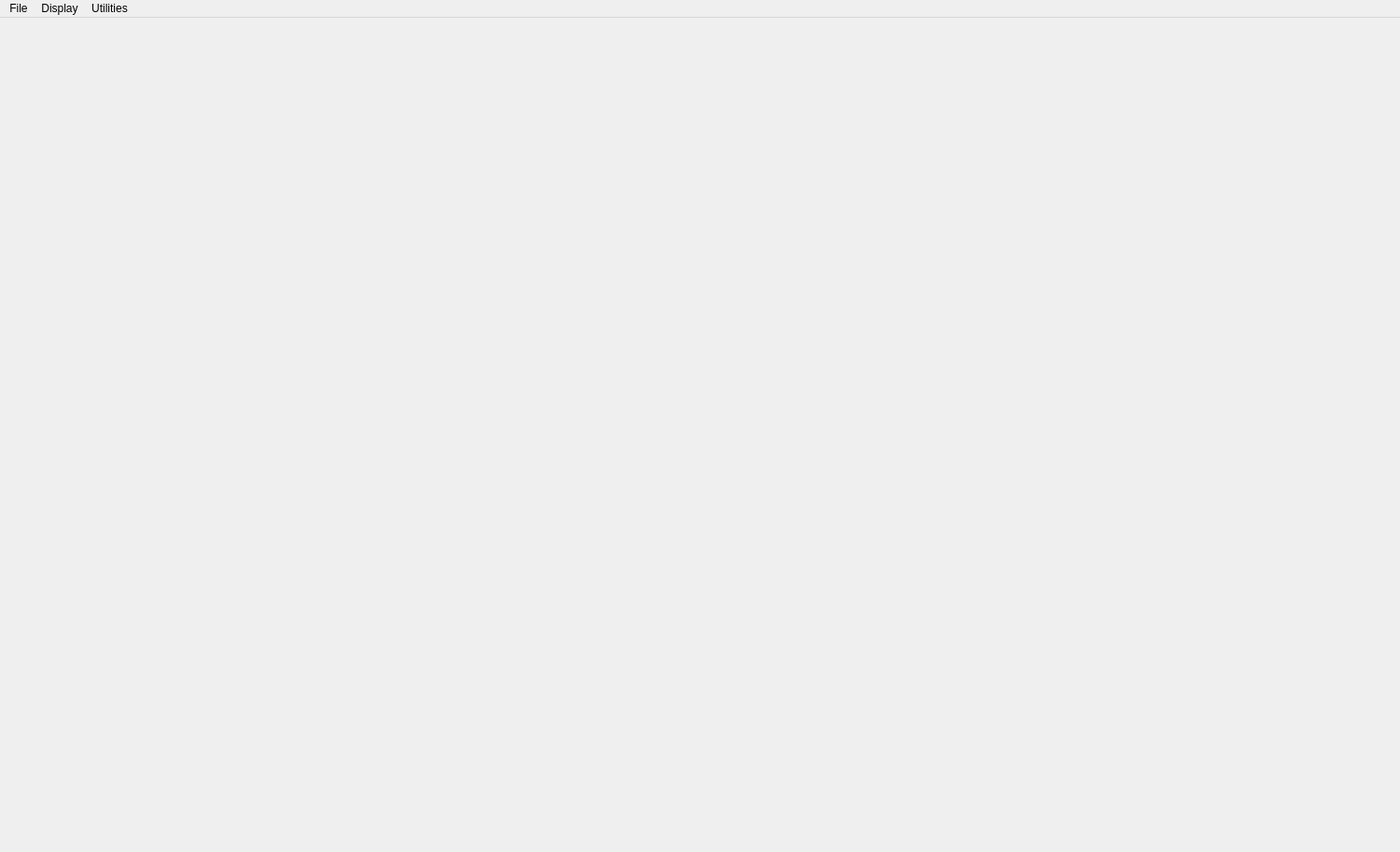
<?xml version="1.0" encoding="UTF-8"?>
<ui version="4.0">
 <class>MainWindow</class>
 <widget class="QMainWindow" name="MainWindow">
  <property name="geometry">
   <rect>
    <x>0</x>
    <y>0</y>
    <width>1500</width>
    <height>913</height>
   </rect>
  </property>
  <property name="windowTitle">
   <string>MainWindow</string>
  </property>
  <widget class="QWidget" name="centralwidget">
   <layout class="QHBoxLayout" name="horizontalLayout">
    <item>
     <widget class="QWidget" name="mplwindow" native="true">
      <property name="enabled">
       <bool>true</bool>
      </property>
      <property name="sizePolicy">
       <sizepolicy hsizetype="Expanding" vsizetype="Preferred">
        <horstretch>0</horstretch>
        <verstretch>0</verstretch>
       </sizepolicy>
      </property>
      <layout class="QVBoxLayout" name="mplvl"/>
     </widget>
    </item>
   </layout>
  </widget>
  <widget class="QMenuBar" name="menubar">
   <property name="geometry">
    <rect>
     <x>0</x>
     <y>0</y>
     <width>1500</width>
     <height>26</height>
    </rect>
   </property>
   <widget class="QMenu" name="menuFile">
    <property name="title">
     <string>File</string>
    </property>
    <addaction name="addData"/>
    <addaction name="saveSTN"/>
    <addaction name="saveDat"/>
    <addaction name="separator"/>
    <addaction name="readBase"/>
    <addaction name="save_base"/>
    <addaction name="separator"/>
    <addaction name="Save_plot"/>
    <addaction name="separator"/>
    <addaction name="geography"/>
    <addaction name="quitAction"/>
   </widget>
   <widget class="QMenu" name="plotMenu">
    <property name="title">
     <string>Display</string>
    </property>
    <addaction name="originalPlot"/>
    <addaction name="actualPlot"/>
    <addaction name="change_file"/>
    <addaction name="join"/>
    <addaction name="separator"/>
    <addaction name="plotLine"/>
    <addaction name="basePlot"/>
    <addaction name="medianPlot"/>
    <addaction name="plotGradient"/>
    <addaction name="plotGeo"/>
    <addaction name="plotGrid"/>
    <addaction name="plotLineaments"/>
    <addaction name="separator"/>
    <addaction name="zoom"/>
    <addaction name="zoom_Out"/>
    <addaction name="zoom_In"/>
    <addaction name="zoom_Initial"/>
    <addaction name="separator"/>
    <addaction name="changeQuantile"/>
    <addaction name="secondLine"/>
   </widget>
   <widget class="QMenu" name="Utilities">
    <property name="title">
     <string>Utilities</string>
    </property>
    <addaction name="originalData"/>
    <addaction name="cleanData"/>
    <addaction name="diurnalCorrection"/>
    <addaction name="medianJustify"/>
    <addaction name="gaussJustify"/>
    <addaction name="interpolate"/>
    <addaction name="fill"/>
    <addaction name="poleReduction"/>
    <addaction name="prolongation"/>
    <addaction name="tiltAngle"/>
    <addaction name="analytic"/>
    <addaction name="lineFFT"/>
    <addaction name="Spector_2D"/>
   </widget>
   <addaction name="menuFile"/>
   <addaction name="plotMenu"/>
   <addaction name="Utilities"/>
  </widget>
  <action name="actionPlot">
   <property name="text">
    <string>Display</string>
   </property>
  </action>
  <action name="actualPlot">
   <property name="enabled">
    <bool>true</bool>
   </property>
   <property name="text">
    <string>Plot treated data</string>
   </property>
   <property name="shortcut">
    <string>T</string>
   </property>
  </action>
  <action name="addData">
   <property name="text">
    <string>Get additional data files</string>
   </property>
   <property name="shortcut">
    <string>Shift+D</string>
   </property>
  </action>
  <action name="quitAction">
   <property name="text">
    <string>Quit</string>
   </property>
   <property name="toolTip">
    <string>Quit app</string>
   </property>
   <property name="shortcut">
    <string>Ctrl+Q</string>
   </property>
  </action>
  <action name="medianPlot">
   <property name="text">
    <string>Plot medians</string>
   </property>
   <property name="shortcut">
    <string>M</string>
   </property>
  </action>
  <action name="distanceGather">
   <property name="text">
    <string>Distance gather</string>
   </property>
   <property name="shortcut">
    <string>D</string>
   </property>
  </action>
  <action name="zoom">
   <property name="enabled">
    <bool>false</bool>
   </property>
   <property name="text">
    <string>Zoom</string>
   </property>
   <property name="shortcut">
    <string>Z</string>
   </property>
  </action>
  <action name="zoom_Out">
   <property name="enabled">
    <bool>false</bool>
   </property>
   <property name="text">
    <string>Zoom out</string>
   </property>
   <property name="shortcut">
    <string>Ctrl+Z</string>
   </property>
  </action>
  <action name="zoom_Initial">
   <property name="enabled">
    <bool>false</bool>
   </property>
   <property name="text">
    <string>Zoom initial</string>
   </property>
   <property name="shortcut">
    <string>Alt+Z</string>
   </property>
  </action>
  <action name="interpolate">
   <property name="text">
    <string>Interpolate</string>
   </property>
   <property name="toolTip">
    <string>Interpolate inside a convexly shaped area</string>
   </property>
   <property name="statusTip">
    <string/>
   </property>
   <property name="shortcut">
    <string>Ctrl+I</string>
   </property>
  </action>
  <action name="medianJustify">
   <property name="text">
    <string>Reduce direction effect by median</string>
   </property>
   <property name="toolTip">
    <string>Reduce direction effect adjusting medians</string>
   </property>
   <property name="shortcut">
    <string>Ctrl+M</string>
   </property>
  </action>
  <action name="StaLta">
   <property name="text">
    <string>STA_LTA</string>
   </property>
   <property name="shortcut">
    <string>Shift+P</string>
   </property>
  </action>
  <action name="PlotPicks">
   <property name="enabled">
    <bool>false</bool>
   </property>
   <property name="text">
    <string>Plot Picks</string>
   </property>
  </action>
  <action name="MovePicks">
   <property name="enabled">
    <bool>false</bool>
   </property>
   <property name="text">
    <string>Move Picks</string>
   </property>
   <property name="shortcut">
    <string>Ctrl+M</string>
   </property>
  </action>
  <action name="ManualPicks">
   <property name="text">
    <string>Manual picks</string>
   </property>
   <property name="shortcut">
    <string>M</string>
   </property>
  </action>
  <action name="FrequencyFilter">
   <property name="text">
    <string>Frequency</string>
   </property>
   <property name="shortcut">
    <string>Ctrl+F</string>
   </property>
  </action>
  <action name="originalDataAll">
   <property name="text">
    <string>Original data all shots</string>
   </property>
   <property name="shortcut">
    <string>Shift+O</string>
   </property>
  </action>
  <action name="erasePicks">
   <property name="text">
    <string>Erase all picks</string>
   </property>
   <property name="shortcut">
    <string>Ctrl+E</string>
   </property>
  </action>
  <action name="TraceSign">
   <property name="text">
    <string>Change trace sign</string>
   </property>
   <property name="toolTip">
    <string>change sign of 1 trace</string>
   </property>
   <property name="shortcut">
    <string>I</string>
   </property>
  </action>
  <action name="ChangeSign">
   <property name="text">
    <string>Change sign</string>
   </property>
   <property name="toolTip">
    <string>change sign of all traces</string>
   </property>
   <property name="shortcut">
    <string>Ctrl+I</string>
   </property>
  </action>
  <action name="readBase">
   <property name="enabled">
    <bool>true</bool>
   </property>
   <property name="text">
    <string>Get base station data</string>
   </property>
   <property name="toolTip">
    <string>Choose base station data file(s)</string>
   </property>
   <property name="shortcut">
    <string>Shift+B</string>
   </property>
  </action>
  <action name="CorrelationPicks">
   <property name="enabled">
    <bool>true</bool>
   </property>
   <property name="text">
    <string>Correlation picks</string>
   </property>
   <property name="toolTip">
    <string>picking by cross correlation</string>
   </property>
   <property name="shortcut">
    <string>Shift+C</string>
   </property>
  </action>
  <action name="AmpPicks">
   <property name="text">
    <string>Amplitude picks</string>
   </property>
   <property name="shortcut">
    <string>Ctrl+A</string>
   </property>
  </action>
  <action name="MuteTrace">
   <property name="text">
    <string>Mute/recover trace</string>
   </property>
   <property name="toolTip">
    <string>Click near trace to be muted or recovered</string>
   </property>
   <property name="shortcut">
    <string>Ctrl+T</string>
   </property>
  </action>
  <action name="PlotCalculatedTimes">
   <property name="checkable">
    <bool>true</bool>
   </property>
   <property name="enabled">
    <bool>false</bool>
   </property>
   <property name="text">
    <string>Plot calculated times </string>
   </property>
   <property name="toolTip">
    <string>Plot calculated travel times</string>
   </property>
  </action>
  <action name="StorePicks">
   <property name="text">
    <string>Store picks</string>
   </property>
   <property name="toolTip">
    <string>Store Picks in file picks.dat</string>
   </property>
   <property name="shortcut">
    <string>Ctrl+S</string>
   </property>
  </action>
  <action name="MuteAir">
   <property name="text">
    <string>Mute air wave</string>
   </property>
   <property name="shortcut">
    <string>A</string>
   </property>
  </action>
  <action name="Air_wave_fk">
   <property name="text">
    <string>Air_wave fk</string>
   </property>
   <property name="toolTip">
    <string>Eliminate air waves by fk-filter</string>
   </property>
   <property name="shortcut">
    <string>Shift+A</string>
   </property>
  </action>
  <action name="MuteBefore">
   <property name="text">
    <string>Mute before line</string>
   </property>
   <property name="toolTip">
    <string>Mute before line drawn</string>
   </property>
   <property name="shortcut">
    <string>L</string>
   </property>
  </action>
  <action name="Vel_filter">
   <property name="text">
    <string>Velocity filter</string>
   </property>
   <property name="toolTip">
    <string>Velocity filter</string>
   </property>
   <property name="shortcut">
    <string>Ctrl+V</string>
   </property>
  </action>
  <action name="Save_Bin">
   <property name="text">
    <string>Save_Binary</string>
   </property>
   <property name="toolTip">
    <string>Save just binary data of all files</string>
   </property>
   <property name="shortcut">
    <string>B</string>
   </property>
  </action>
  <action name="saveSTN">
   <property name="enabled">
    <bool>false</bool>
   </property>
   <property name="text">
    <string>Save magnetic data stn format</string>
   </property>
   <property name="toolTip">
    <string>Save actual data to stn file</string>
   </property>
   <property name="shortcut">
    <string>S</string>
   </property>
  </action>
  <action name="t_Gain">
   <property name="checkable">
    <bool>true</bool>
   </property>
   <property name="text">
    <string>Time gain</string>
   </property>
  </action>
  <action name="d_Gain">
   <property name="checkable">
    <bool>true</bool>
   </property>
   <property name="text">
    <string>Distance gain</string>
   </property>
  </action>
  <action name="Agc">
   <property name="checkable">
    <bool>true</bool>
   </property>
   <property name="text">
    <string>AGC</string>
   </property>
  </action>
  <action name="t_Norm">
   <property name="checkable">
    <bool>true</bool>
   </property>
   <property name="checked">
    <bool>true</bool>
   </property>
   <property name="enabled">
    <bool>false</bool>
   </property>
   <property name="text">
    <string>Trace normalize</string>
   </property>
  </action>
  <action name="MuteAfter">
   <property name="text">
    <string>Mute after line</string>
   </property>
   <property name="shortcut">
    <string>Shift+L</string>
   </property>
  </action>
  <action name="FiltTrace">
   <property name="text">
    <string>Frequency filter single trace</string>
   </property>
  </action>
  <action name="basePlot">
   <property name="enabled">
    <bool>false</bool>
   </property>
   <property name="text">
    <string>Plot base station data</string>
   </property>
   <property name="shortcut">
    <string>B</string>
   </property>
  </action>
  <action name="Save_ASCII">
   <property name="text">
    <string>Save_ASCII</string>
   </property>
  </action>
  <action name="gaussJustify">
   <property name="enabled">
    <bool>false</bool>
   </property>
   <property name="text">
    <string>Reduce direction effect by Gauss</string>
   </property>
   <property name="toolTip">
    <string>Use Gauss transform to eliminate directional effect</string>
   </property>
   <property name="shortcut">
    <string>Ctrl+G</string>
   </property>
  </action>
  <action name="StoreGimli">
   <property name="text">
    <string>Store Gimli format</string>
   </property>
   <property name="toolTip">
    <string>Store Picks in Gimli format (file pics.sgt)</string>
   </property>
  </action>
  <action name="Modelled_arrivals">
   <property name="checkable">
    <bool>true</bool>
   </property>
   <property name="enabled">
    <bool>true</bool>
   </property>
   <property name="text">
    <string>Plot modelled arrivals</string>
   </property>
   <property name="toolTip">
    <string>Plot modelled arrival times on seismograms</string>
   </property>
  </action>
  <action name="Save_plot">
   <property name="text">
    <string>Save Plot</string>
   </property>
   <property name="iconText">
    <string>Save Plot</string>
   </property>
   <property name="shortcut">
    <string>Shift+P</string>
   </property>
  </action>
  <action name="diurnalCorrection">
   <property name="text">
    <string>Apply diurnal correction</string>
   </property>
   <property name="shortcut">
    <string>Ctrl+D</string>
   </property>
  </action>
  <action name="Change_colors">
   <property name="enabled">
    <bool>false</bool>
   </property>
   <property name="text">
    <string>Change colors tomo</string>
   </property>
   <property name="toolTip">
    <string>Change color scale and depth limit after tomography</string>
   </property>
   <property name="shortcut">
    <string>C</string>
   </property>
  </action>
  <action name="Uncertainty_change">
   <property name="text">
    <string>Uncertainty change</string>
   </property>
   <property name="shortcut">
    <string>Shift+U</string>
   </property>
  </action>
  <action name="zoom_In">
   <property name="enabled">
    <bool>false</bool>
   </property>
   <property name="text">
    <string>Zoom in</string>
   </property>
   <property name="toolTip">
    <string>zoom into next higher zoom</string>
   </property>
   <property name="shortcut">
    <string>Shift+Z</string>
   </property>
  </action>
  <action name="originalPlot">
   <property name="text">
    <string>Plot original data</string>
   </property>
   <property name="shortcut">
    <string>O</string>
   </property>
  </action>
  <action name="fill">
   <property name="enabled">
    <bool>false</bool>
   </property>
   <property name="text">
    <string>Fill rectangle</string>
   </property>
   <property name="toolTip">
    <string>Fill nans by extrapolation with inverse squarde distance weighting</string>
   </property>
   <property name="shortcut">
    <string>Ctrl+F</string>
   </property>
  </action>
  <action name="Animation">
   <property name="text">
    <string>Wave animation</string>
   </property>
   <property name="shortcut">
    <string>W</string>
   </property>
  </action>
  <action name="Save_SEG2">
   <property name="text">
    <string>Save SEG2</string>
   </property>
   <property name="statusTip">
    <string>Sae file(s) in SEG2 Format</string>
   </property>
   <property name="shortcut">
    <string>2</string>
   </property>
  </action>
  <action name="Attenuation">
   <property name="text">
    <string>Attenuation</string>
   </property>
   <property name="shortcut">
    <string>Q</string>
   </property>
  </action>
  <action name="plotAllPicks">
   <property name="text">
    <string>Plot all picks</string>
   </property>
   <property name="shortcut">
    <string>Alt+P</string>
   </property>
  </action>
  <action name="Save_headers">
   <property name="text">
    <string>Save headers</string>
   </property>
   <property name="toolTip">
    <string>Save headers of each data file to ASCII file</string>
   </property>
   <property name="shortcut">
    <string>H</string>
   </property>
  </action>
  <action name="component">
   <property name="enabled">
    <bool>false</bool>
   </property>
   <property name="text">
    <string>Choose component</string>
   </property>
   <property name="toolTip">
    <string>Choose geophone component to be plotted</string>
   </property>
   <property name="shortcut">
    <string>G</string>
   </property>
  </action>
  <action name="Pseudo_velocity">
   <property name="enabled">
    <bool>false</bool>
   </property>
   <property name="text">
    <string>Pseudo-velocities</string>
   </property>
   <property name="toolTip">
    <string>Plot pseudo-velocity profile</string>
   </property>
   <property name="shortcut">
    <string>V</string>
   </property>
  </action>
  <action name="phaseAngles">
   <property name="checkable">
    <bool>true</bool>
   </property>
   <property name="enabled">
    <bool>false</bool>
   </property>
   <property name="text">
    <string>Phase-angles</string>
   </property>
   <property name="toolTip">
    <string>Phase-angles for 2C or 3C data</string>
   </property>
  </action>
  <action name="poleReduction">
   <property name="enabled">
    <bool>false</bool>
   </property>
   <property name="text">
    <string>Pole reduction</string>
   </property>
   <property name="toolTip">
    <string>Reduce anomalies to magnetic pole</string>
   </property>
   <property name="shortcut">
    <string>Ctrl+P</string>
   </property>
  </action>
  <action name="originalData">
   <property name="text">
    <string>Restart with original data</string>
   </property>
   <property name="toolTip">
    <string>Restart data treatment at scratch</string>
   </property>
   <property name="shortcut">
    <string>Ctrl+R</string>
   </property>
  </action>
  <action name="cleanData">
   <property name="text">
    <string>Clean data</string>
   </property>
   <property name="shortcut">
    <string>Ctrl+K</string>
   </property>
  </action>
  <action name="changeQuantile">
   <property name="text">
    <string>Change color scale</string>
   </property>
   <property name="toolTip">
    <string>Change quantile for plotting color scale</string>
   </property>
   <property name="shortcut">
    <string>Q</string>
   </property>
  </action>
  <action name="plotLine">
   <property name="text">
    <string>Plot single Line</string>
   </property>
   <property name="shortcut">
    <string>L</string>
   </property>
  </action>
  <action name="saveDat">
   <property name="text">
    <string>Save .dat format</string>
   </property>
   <property name="shortcut">
    <string>F</string>
   </property>
  </action>
  <action name="lineFFT">
   <property name="enabled">
    <bool>false</bool>
   </property>
   <property name="text">
    <string>Spector 1D</string>
   </property>
   <property name="shortcut">
    <string>Shift+F</string>
   </property>
  </action>
  <action name="save_base">
   <property name="text">
    <string>Save base data</string>
   </property>
   <property name="toolTip">
    <string>Save base station data</string>
   </property>
   <property name="shortcut">
    <string>Ctrl+B</string>
   </property>
  </action>
  <action name="plotGradient">
   <property name="checkable">
    <bool>true</bool>
   </property>
   <property name="checked">
    <bool>false</bool>
   </property>
   <property name="text">
    <string>Plot gradient</string>
   </property>
   <property name="shortcut">
    <string>G</string>
   </property>
  </action>
  <action name="tiltAngle">
   <property name="enabled">
    <bool>false</bool>
   </property>
   <property name="text">
    <string>Tilt angle</string>
   </property>
   <property name="toolTip">
    <string>Caclulate tilt angle</string>
   </property>
   <property name="shortcut">
    <string>Ctrl+T</string>
   </property>
  </action>
  <action name="secondLine">
   <property name="text">
    <string>Every second line</string>
   </property>
   <property name="shortcut">
    <string>2</string>
   </property>
  </action>
  <action name="prolongation">
   <property name="enabled">
    <bool>false</bool>
   </property>
   <property name="text">
    <string>Upward continuation</string>
   </property>
   <property name="shortcut">
    <string>Ctrl+U</string>
   </property>
  </action>
  <action name="analytic">
   <property name="enabled">
    <bool>false</bool>
   </property>
   <property name="text">
    <string>Analytic signal</string>
   </property>
   <property name="shortcut">
    <string>Ctrl+H</string>
   </property>
  </action>
  <action name="geography">
   <property name="text">
    <string>Get geography data</string>
   </property>
   <property name="shortcut">
    <string>Shift+G</string>
   </property>
  </action>
  <action name="plotGeo">
   <property name="checkable">
    <bool>true</bool>
   </property>
   <property name="checked">
    <bool>true</bool>
   </property>
   <property name="enabled">
    <bool>false</bool>
   </property>
   <property name="text">
    <string>Plot geography</string>
   </property>
   <property name="toolTip">
    <string>Plot geography information</string>
   </property>
   <property name="shortcut">
    <string>Ctrl+G</string>
   </property>
  </action>
  <action name="plotGrid">
   <property name="checkable">
    <bool>true</bool>
   </property>
   <property name="checked">
    <bool>true</bool>
   </property>
   <property name="text">
    <string>Plot grid</string>
   </property>
   <property name="shortcut">
    <string>X</string>
   </property>
  </action>
  <action name="plotLineaments">
   <property name="checkable">
    <bool>true</bool>
   </property>
   <property name="checked">
    <bool>true</bool>
   </property>
   <property name="enabled">
    <bool>false</bool>
   </property>
   <property name="text">
    <string>Plot lineaments</string>
   </property>
   <property name="shortcut">
    <string>Shift+L</string>
   </property>
  </action>
  <action name="Spector_2D">
   <property name="enabled">
    <bool>false</bool>
   </property>
   <property name="text">
    <string>Spector 2D</string>
   </property>
   <property name="shortcut">
    <string>Alt+F</string>
   </property>
  </action>
  <action name="change_file">
   <property name="enabled">
    <bool>false</bool>
   </property>
   <property name="text">
    <string>Change data file</string>
   </property>
   <property name="shortcut">
    <string>D</string>
   </property>
  </action>
  <action name="join">
   <property name="text">
    <string>Join data sets</string>
   </property>
   <property name="shortcut">
    <string>J</string>
   </property>
  </action>
  <action name="adjust">
   <property name="enabled">
    <bool>false</bool>
   </property>
   <property name="text">
    <string>Adjust block differences</string>
   </property>
   <property name="shortcut">
    <string>Ctrl+A</string>
   </property>
  </action>
 </widget>
 <resources/>
 <connections/>
</ui>
